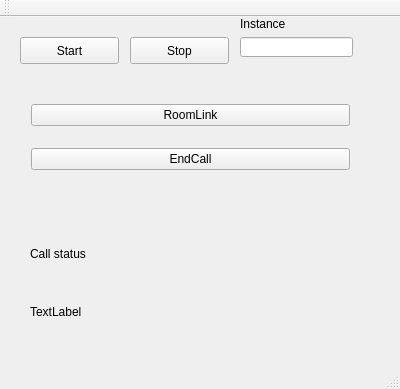
<?xml version="1.0" encoding="UTF-8"?>
<ui version="4.0">
 <class>MainWindow</class>
 <widget class="QMainWindow" name="MainWindow">
  <property name="geometry">
   <rect>
    <x>0</x>
    <y>0</y>
    <width>400</width>
    <height>389</height>
   </rect>
  </property>
  <property name="windowTitle">
   <string>MainWindow</string>
  </property>
  <widget class="QWidget" name="centralWidget">
   <widget class="QPushButton" name="pushButtonStart">
    <property name="enabled">
     <bool>true</bool>
    </property>
    <property name="geometry">
     <rect>
      <x>20</x>
      <y>20</y>
      <width>99</width>
      <height>27</height>
     </rect>
    </property>
    <property name="text">
     <string>Start</string>
    </property>
   </widget>
   <widget class="QPushButton" name="pushButton_Stop">
    <property name="geometry">
     <rect>
      <x>130</x>
      <y>20</y>
      <width>99</width>
      <height>27</height>
     </rect>
    </property>
    <property name="text">
     <string>Stop</string>
    </property>
   </widget>
   <widget class="QWidget" name="gridLayoutWidget">
    <property name="geometry">
     <rect>
      <x>20</x>
      <y>60</y>
      <width>341</width>
      <height>121</height>
     </rect>
    </property>
    <layout class="QGridLayout" name="gridLayout">
     <item row="0" column="0">
      <widget class="QPushButton" name="pushButtonRoomLink">
       <property name="text">
        <string>RoomLink</string>
       </property>
      </widget>
     </item>
     <item row="1" column="0">
      <widget class="QPushButton" name="pushButtonEndCall">
       <property name="text">
        <string>EndCall</string>
       </property>
      </widget>
     </item>
    </layout>
   </widget>
   <widget class="QWidget" name="gridLayoutWidget_2">
    <property name="geometry">
     <rect>
      <x>19</x>
      <y>200</y>
      <width>341</width>
      <height>131</height>
     </rect>
    </property>
    <layout class="QGridLayout" name="gridLayout_2">
     <item row="2" column="0">
      <widget class="QLabel" name="label_CallStatus">
       <property name="text">
        <string>TextLabel</string>
       </property>
      </widget>
     </item>
     <item row="1" column="0">
      <widget class="QLabel" name="label">
       <property name="text">
        <string>Call status</string>
       </property>
      </widget>
     </item>
    </layout>
   </widget>
   <widget class="QLabel" name="label_2">
    <property name="geometry">
     <rect>
      <x>240</x>
      <y>0</y>
      <width>47</width>
      <height>13</height>
     </rect>
    </property>
    <property name="text">
     <string>Instance</string>
    </property>
   </widget>
   <widget class="QLineEdit" name="lineEditInstance">
    <property name="geometry">
     <rect>
      <x>240</x>
      <y>20</y>
      <width>113</width>
      <height>20</height>
     </rect>
    </property>
   </widget>
  </widget>
  <widget class="QMenuBar" name="menuBar">
   <property name="geometry">
    <rect>
     <x>0</x>
     <y>0</y>
     <width>400</width>
     <height>21</height>
    </rect>
   </property>
  </widget>
  <widget class="QToolBar" name="mainToolBar">
   <attribute name="toolBarArea">
    <enum>TopToolBarArea</enum>
   </attribute>
   <attribute name="toolBarBreak">
    <bool>false</bool>
   </attribute>
  </widget>
  <widget class="QStatusBar" name="statusBar"/>
 </widget>
 <layoutdefault spacing="6" margin="11"/>
 <resources/>
 <connections/>
</ui>
